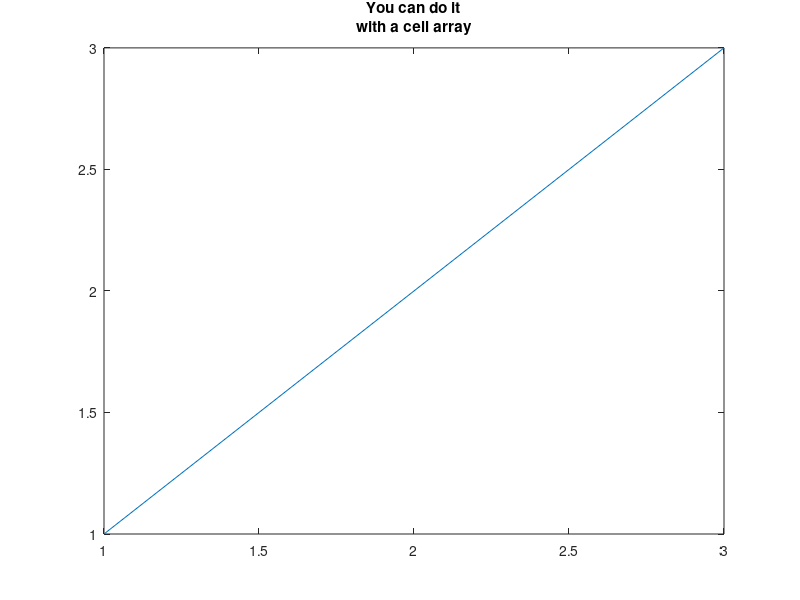

This figure's MATLAB source:
%PROJECT 5
%STABILITY CONDITIONS


%PARAMETERS 
x = 1;
y = 1;
Re = 400;
Nx = 11;
Ny = Nx;
dx = x/(Nx-1);
dy = y/(Ny-1);



dt1 = (1/(2*(1/Re))) * ( (1/(dx^2)) + (1/(dy^2)) )^-1



dt2 = (2*(1/Re))/(1^2 + 1^2)


x=[1 2 3]
y=[1 2 3]
plot(x,y)
title({'You can do it','with a cell array'})
